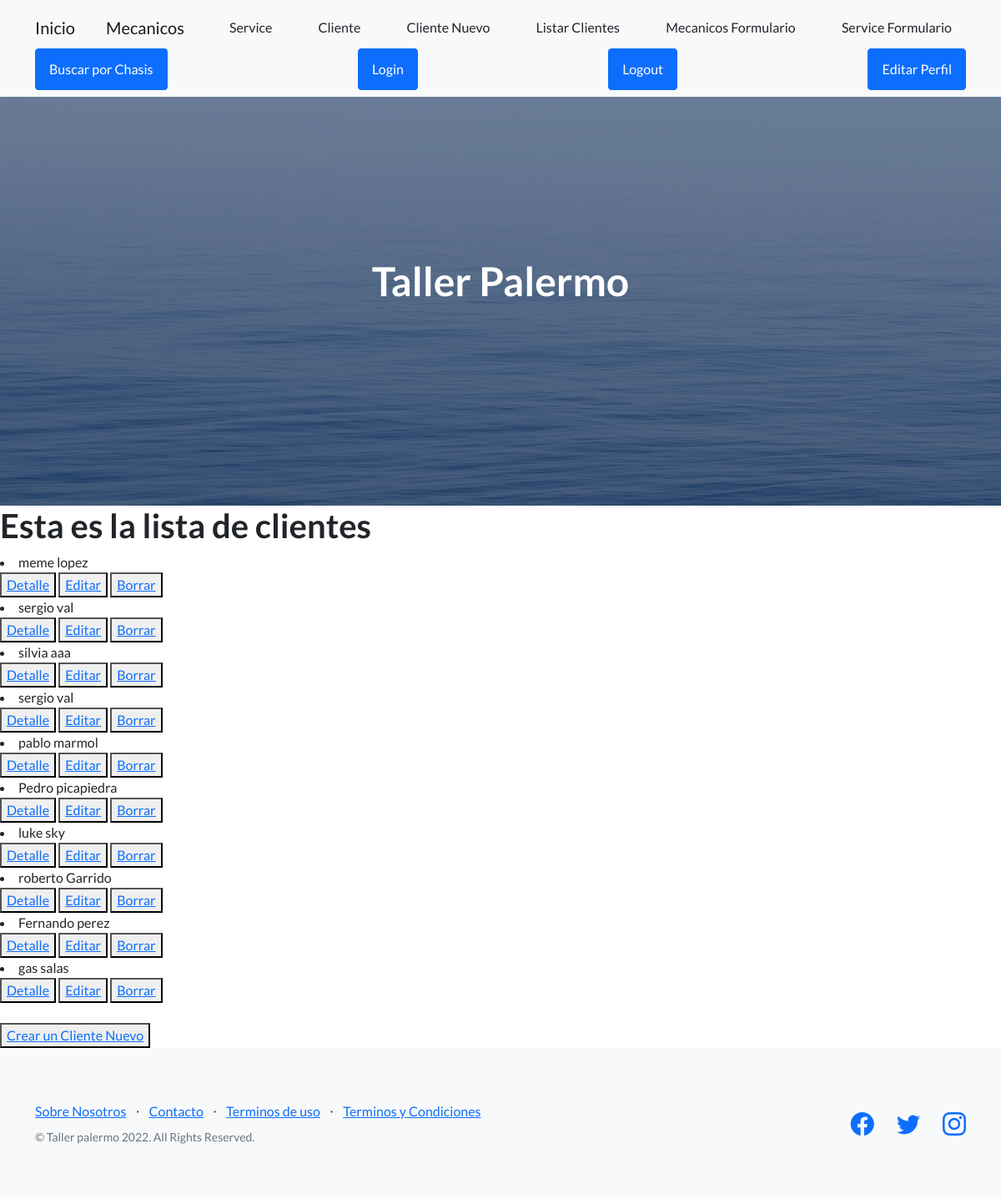
Screenshot of /AppCoder/cliente/list/ (signed in) with the database file from the repository.
### AppCoder/models.py (models this page shows)
class Cliente(models.Model):
    nombre = models.CharField(max_length=40)
    apellido = models.CharField(max_length=40)
    email = models.EmailField()
    def __str__(self) -> str:
        return self.nombre+" "+self.apellido

### AppCoder/views.py (the view)
# urls.py: path('cliente/list/', ClientesList.as_view(), name='cliente_list'),
class ClientesList(LoginRequiredMixin, ListView):
  model = Cliente
  template_name = 'AppCoder/cliente.html'

### AppCoder/template/AppCoder/cliente_list.html
{% extends "AppCoder/padre.html" %}
{% load static %}
{% block contenidoQueCambia %}
<h1>Esta es la lista de clientes</h1>
{% for cliente in object_list %}
<li>{{cliente}}</li>
<button>
  <a href="{% url 'cliente_detalle' cliente.id %}">Detalle</a>
</button>
<button>
  <a href="{% url 'cliente_editar' cliente.id %}">Editar</a>
</button>
<button>
  <a href="{% url 'cliente_borrar' cliente.id %}">Borrar</a>
</button>
{% endfor %}
<br>
<br>
<button>
  <a href="{% url 'cliente_crear' %}">Crear un Cliente Nuevo</a>
</button>
{% endblock %}

### AppCoder/template/AppCoder/padre.html (shortened to what this page needs)
<!DOCTYPE html>
<html lang="en">
    <head>
        {% load static %}
        <link href="https://cdn.jsdelivr.net/npm/bootstrap-icons@1.5.0/font/bootstrap-icons.css" rel="stylesheet" type="text/css" />
        <link href="{% static 'AppCoder/css/styles.css' %}" rel="stylesheet" />
    </head>
    <body>
        <nav class="navbar navbar-light bg-light static-top">
            <div class="container">
                <a class="navbar-brand" href="{% url 'Inicio' %}">Inicio</a>
                <a class="navbar-brand" href="{% url 'Mecanicos' %}">Mecanicos</a>
                <a class="btn " href="{% url 'Service' %}">Service</a>
                <a class="btn " href="{% url 'Cliente' %}">Cliente</a>
                <a class="btn " href="{% url 'cliente_crear' %}">Cliente Nuevo</a>
                <a class="btn " href="{% url 'cliente_list' %}">Listar Clientes</a>
                <a class="btn " href="{% url 'MecanicosFormulario' %}">Mecanicos Formulario</a>
                <a class="btn " href="{% url 'ServiceFormulario' %}">Service Formulario</a>
                <a class="btn btn-primary" href="{% url 'BusquedaChasis' %}">Buscar por Chasis</a>
                <a class="btn btn-primary" href="{% url 'login' %}">Login</a>
                <a class="btn btn-primary" href="{% url 'logout' %}">Logout</a>
                <a class="btn btn-primary" href="{% url 'editarPerfil' %}">Editar Perfil</a>
            </div>
        </nav>
        <header class="masthead">
            <div class="container position-relative">
                <div class="row justify-content-center">
                    <div class="col-xl-6">
                        <div class="text-center text-white">
                            <h1 class="mb-5">Taller Palermo</h1>
                        </div>
                    </div>
                </div>
            </div>
        </header>
        {% block contenidoQueCambia %}
        {% endblock %}
        <footer class="footer bg-light">
            <div class="container">
                <div class="row">
                    <div class="col-lg-6 h-100 text-center text-lg-start my-auto">
                        <ul class="list-inline mb-2">
                            <li class="list-inline-item"><a href="{% url 'About' %}">Sobre Nosotros</a></li>
                            <li class="list-inline-item">⋅</li>
                            <li class="list-inline-item"><a href="#!">Contacto</a></li>
                            <li class="list-inline-item">⋅</li>
                            <li class="list-inline-item"><a href="#!">Terminos de uso</a></li>
                            <li class="list-inline-item">⋅</li>
                            <li class="list-inline-item"><a href="#!">Terminos y Condiciones</a></li>
                        </ul>
                        <p class="text-muted small mb-4 mb-lg-0">&copy; Taller palermo 2022. All Rights Reserved.</p>
                    </div>
                    <div class="col-lg-6 h-100 text-center text-lg-end my-auto">
                        <ul class="list-inline mb-0">
                            <li class="list-inline-item me-4">
                                <a href="#!"><i class="bi-facebook fs-3"></i></a>
                            </li>
                            <li class="list-inline-item me-4">
                                <a href="#!"><i class="bi-twitter fs-3"></i></a>
                            </li>
                            <li class="list-inline-item">
                                <a href="#!"><i class="bi-instagram fs-3"></i></a>
                            </li>
                        </ul>
                    </div>
                </div>
            </div>
        </footer>
    </body>
</html>

### rows the page displays
Cliente: nombre+apellido "meme lopez"
Cliente: nombre+apellido "sergio val"
Cliente: nombre+apellido "silvia aaa"
Cliente: nombre+apellido "sergio val"
Cliente: nombre+apellido "pablo marmol"
Cliente: nombre+apellido "Pedro picapiedra"
Cliente: nombre+apellido "luke sky"
Cliente: nombre+apellido "roberto Garrido"
Cliente: nombre+apellido "Fernando perez"
Cliente: nombre+apellido "gas salas"
